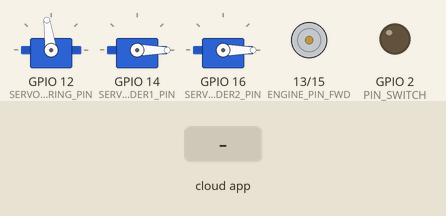
Recording of a sketch running on a simulated ESP8266 (NodeMCU). On the bench: 3 × servo, motor-driver pin pairs drawn as motors (green arrow = first pin HIGH = forward, orange = second pin HIGH = backward, longer = more drive), output pins drawn as LEDs (lit = HIGH). The test bench sets the inputs (shaded band). The RemoteXY app is connected.

Above: at 1.2 s.
1.3 s: the phone or cloud app sets joystick_x to -100
At 1.6 s:
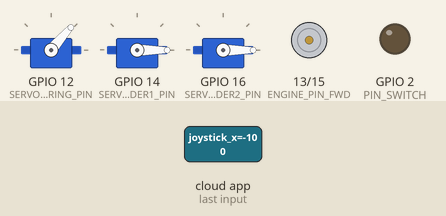
2.8 s: the phone or cloud app sets joystick_y to -100
At 4.0 s:
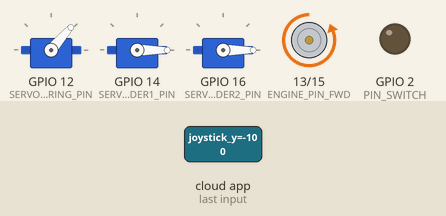
4.3 s: the phone or cloud app sets slider_1 to 25
At 5.0 s:
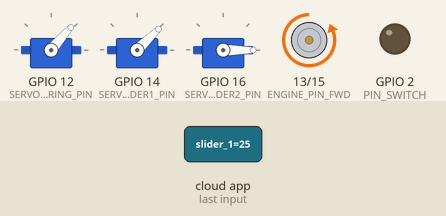
5.8 s: the phone or cloud app sets slider_2 to 25
At 6.2 s:
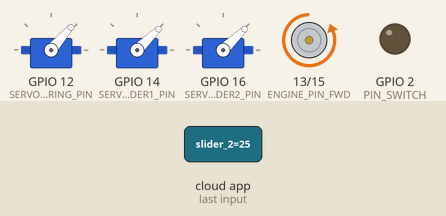
7.3 s: the phone or cloud app sets switch_on_off to 1
At 8.5 s:
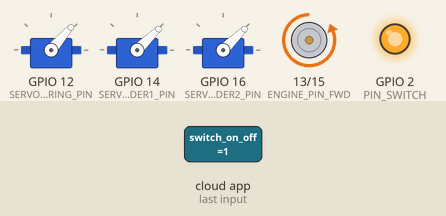
8.8 s: the phone or cloud app sets joystick_x to 0
At 9.7 s:
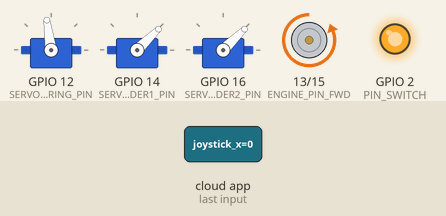
Timing chart, 0 to 11.3 s (numbered marks = the images above; inputs shaded):
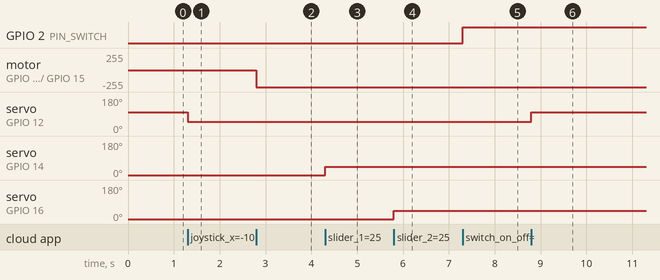

The sketch:

rx-tx-5ch.ino
```cpp
// (licence header left out)
//////////////////////////////////////////////
//        RemoteXY include library          //
//////////////////////////////////////////////

// RemoteXY select connection mode and include library
#define REMOTEXY_MODE__ESP8266WIFI_LIB_POINT
#include <ESP8266WiFi.h>

#include <RemoteXY.h>
#include <Servo.h>

// RemoteXY connection settings
#define REMOTEXY_WIFI_SSID "poweredbyme"
#define REMOTEXY_WIFI_PASSWORD "1234567890"
#define REMOTEXY_SERVER_PORT 6377


// RemoteXY configurate
#pragma pack(push, 1)
uint8_t RemoteXY_CONF[] =   // 52 bytes
  { 255,5,0,0,0,45,0,16,31,1,5,32,7,48,49,49,2,26,31,4,
  0,7,5,10,37,2,26,4,0,46,4,10,37,2,26,2,1,21,19,20,
  9,2,26,31,31,79,78,0,79,70,70,0 };

// this structure defines all the variables and events of your control interface
struct {

    // input variables
  int8_t joystick_x; // from -100 to 100
  int8_t joystick_y; // from -100 to 100
  int8_t slider_1; // =0..100 slider position
  int8_t slider_2; // =0..100 slider position
  uint8_t switch_on_off; // =1 if switch ON and =0 if OFF

    // other variable
  uint8_t connect_flag;  // =1 if wire connected, else =0

} RemoteXY;
#pragma pack(pop)

/////////////////////////////////////////////
//           END RemoteXY include          //
/////////////////////////////////////////////

// SETTINGS
#define STEERING_RANGE 5         // 10 - max, 1 - min
#define IS_STEERING_REVERS false
#define SLIDER1_RANGE 10         // 10 - max, 1 - min
#define IS_SLIDER1_REVERS false
#define SLIDER2_RANGE 10         // 10 - max, 1 - min
#define IS_SLIDER2_REVERS false


#define PIN_SWITCH 2
#define ENGINE_PIN_FWD 13
#define ENGINE_PIN_BWD 15
#define SERVO_STEERING_PIN 12
#define SERVO_SLIDER1_PIN 14
#define SERVO_SLIDER2_PIN 16

int SERVO_STEERING_CENTER = 1550;
int SERVO_SLIDER1_START = 500;
int SERVO_SLIDER2_START = 500;
Servo servo_steering;
Servo servo_slider1;
Servo servo_slider2;

void setup() {
  RemoteXY_Init ();
  pinMode(ENGINE_PIN_FWD, OUTPUT);
  pinMode(ENGINE_PIN_BWD, OUTPUT);
  pinMode(PIN_SWITCH, OUTPUT);
  servo_steering.attach(SERVO_STEERING_PIN);
  servo_slider1.attach(SERVO_SLIDER1_PIN);
  servo_slider2.attach(SERVO_SLIDER2_PIN);
}

void loop() {
  RemoteXY_Handler ();
  if (RemoteXY.connect_flag == 1) {
    updateSteering(RemoteXY.joystick_x);
    updateEngine(RemoteXY.joystick_y);
    updateSlider1(RemoteXY.slider_1);
    updateSlider2(RemoteXY.slider_2);
    updateSwitch(RemoteXY.switch_on_off);
  } else {
    updateSteering(0);
    updateEngine(0);
    updateSlider1(0);
    updateSlider2(0);
    updateSwitch(0);
  }
}

void updateSteering(int8_t steering_value) {
  steering_value = (IS_STEERING_REVERS) ? -1*steering_value : steering_value;
  servo_steering.writeMicroseconds(SERVO_STEERING_CENTER + steering_value*STEERING_RANGE);
}

void updateEngine(int8_t engine_value) {
  int v = (int) round(2.55*sqrt(100*abs(engine_value)));
  if (engine_value > 1) {
    analogWrite(ENGINE_PIN_FWD, v);
    analogWrite(ENGINE_PIN_BWD, 0);
  } else  if (engine_value < -1) {
    analogWrite(ENGINE_PIN_FWD, 0);
    analogWrite(ENGINE_PIN_BWD, v);
  } else {
    analogWrite(ENGINE_PIN_FWD, 0);
    analogWrite(ENGINE_PIN_BWD, 0);
  }
}

void updateSlider1(int8_t slider_value) {
  slider_value = (IS_SLIDER1_REVERS) ? -1*slider_value : slider_value;
  servo_slider1.writeMicroseconds(SERVO_SLIDER1_START + 2*slider_value*SLIDER1_RANGE);
}

void updateSlider2(int8_t slider_value) {
  slider_value = (IS_SLIDER2_REVERS) ? -1*slider_value : slider_value;
  servo_slider2.writeMicroseconds(SERVO_SLIDER2_START + 2*slider_value*SLIDER2_RANGE);
}

void updateSwitch(uint8_t switch_value) {
    digitalWrite(PIN_SWITCH, (switch_value==0)?LOW:HIGH);
}
```

Measured:
- after the input at 1.3 s, servo on GPIO 12 (SERVO_STEERING_PIN): 98° → 49° at once
- after the input at 2.8 s, motor on GPIO 13 (ENGINE_PIN_FWD) / GPIO 15 (ENGINE_PIN_BWD): stopped → backward 255/255 at once
- after the input at 4.3 s, servo on GPIO 14 (SERVO_SLIDER1_PIN): 0° → 44° at once
- after the input at 5.8 s, servo on GPIO 16 (SERVO_SLIDER2_PIN): 0° → 44° at once
- after the input at 7.3 s, GPIO 2 (PIN_SWITCH): LOW → HIGH at once
- after the input at 8.8 s, servo on GPIO 12 (SERVO_STEERING_PIN): 49° → 98° at once
